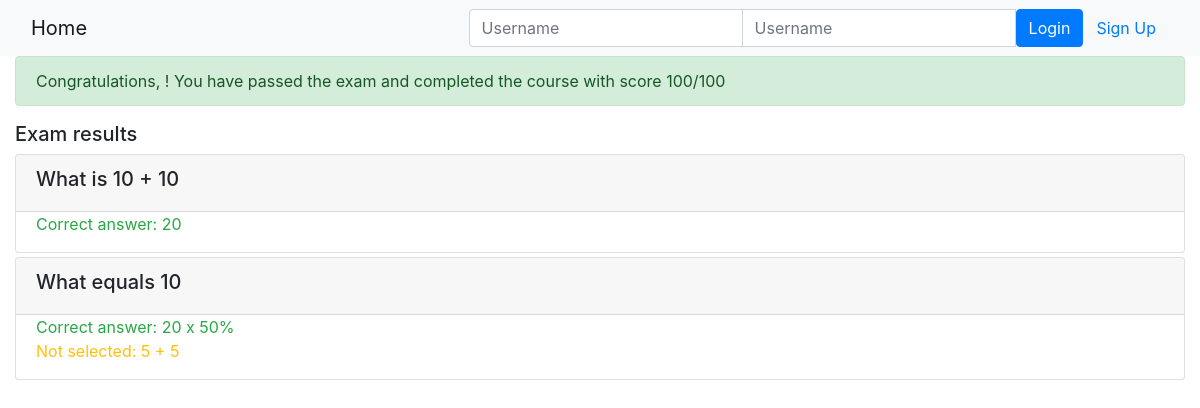
Before: /onlinecourse/course/1/submission/1/result/ with the older database file.
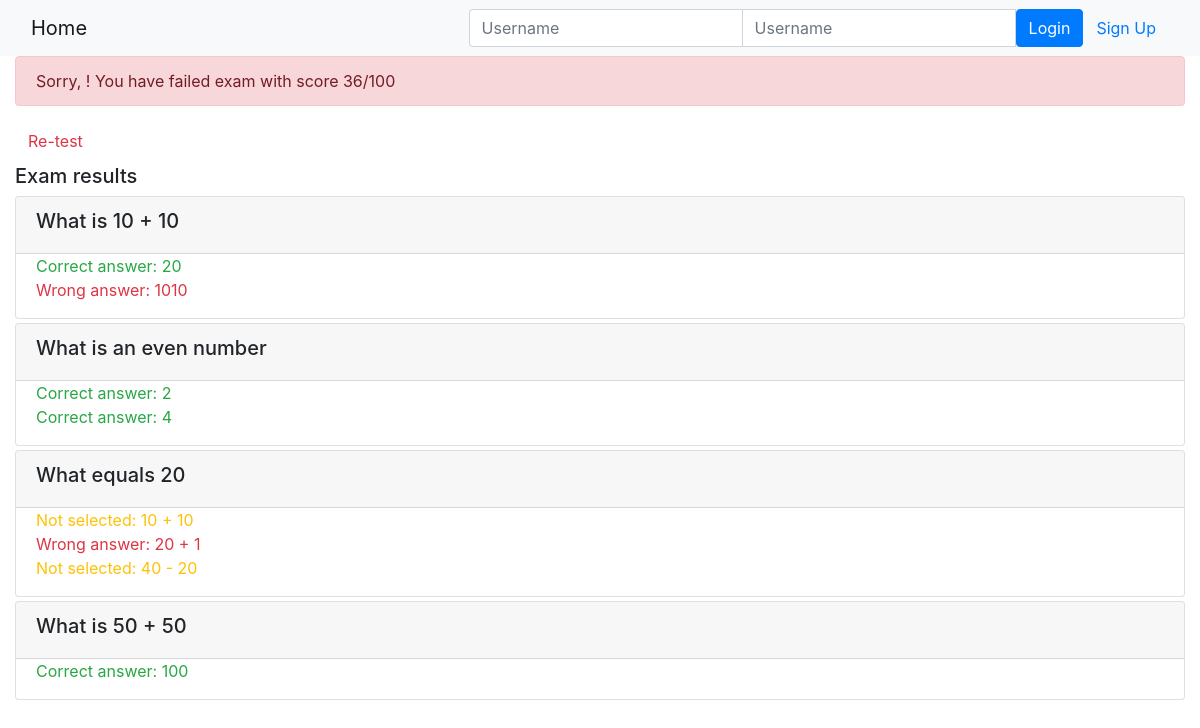
After: the same page with the newer database file.
### onlinecourse/models.py (models this page shows, shortened)
class Question(models.Model):
    question = models.ManyToManyField(Course)
    lesson_id = models.ForeignKey(Lesson, on_delete=models.CASCADE)
    question_text = models.TextField()
    grade = models.IntegerField(default=0)

class Choice(models.Model):
    question = models.ForeignKey(Question, on_delete=models.CASCADE)
    choice_text = models.TextField()
    is_correct = models.BooleanField(default=False)

### onlinecourse/views.py (the view)
# urls.py: path('course/<int:course_id>/submission/<int:submission_id>/result/', views.show_exam_result, name="show_exam_result")
def show_exam_result(request, course_id, submission_id):
    context = {}
    course = get_object_or_404(Course, pk=course_id)
    submission = Submission.objects.get(id=submission_id)
    choices = submission.choices.all()
    total_score = 0
    for choice in choices:
        if choice.is_correct:
            total_score += choice.question.grade
        else:
            total_score -= choice.question.grade
    context['course'] = course
    context['grade'] = total_score
    context['choices'] = choices
    return render(request, 'onlinecourse/exam_result_bootstrap.html', context)

### onlinecourse/templates/onlinecourse/exam_result_bootstrap.html (shortened to what this page needs)
<!DOCTYPE html>
<html lang="en">
<head>
    {% load static %}
    <link rel="stylesheet" href="https://maxcdn.bootstrapcdn.com/bootstrap/4.5.2/css/bootstrap.min.css">
</head>
<body>
 <nav class="navbar navbar-light bg-light">
    <div class="container-fluid">
        <div class="navbar-header">
              <a class="navbar-brand" href="{% url 'onlinecourse:index' %}">Home</a>
        </div>
        <ul class="nav navbar-nav navbar-right">
            {% if user.is_authenticated %}
            <li>
                <a class="btn btn-link" href="#">{{ user.first_name }}({{ user.username }})</a>
                <a class="btn btn-link" href="{% url 'onlinecourse:logout' %}">Logout</a>
            </li>
            {% else %}
            <li>
                <form class="form-inline" action="{% url 'onlinecourse:login' %}" method="post">
                    <div class="input-group">
                        <input type="text" class="form-control" placeholder="Username" name="username" >
                        <input type="password" class="form-control" placeholder="Username" name="psw" >
                        <button class="btn btn-primary" type="submit">Login</button>
                        <a class="btn btn-link" href="{% url 'onlinecourse:registration' %}">Sign Up</a>
                    </div>
                </form>
            </li>
            {% endif %}
        </ul>
    </div>
</nav>
<div class="container-fluid">
    {% if grade > 80 %}
    <div class="alert alert-success">
       Congratulations, {{user.first_name}}! You have passed the exam and
       completed the course with score {{ grade }}/100
    </div>
        {% else %}
        <div class="alert alert-danger">
            Sorry, {{ user.first_name }}! You have failed exam with score {{ grade }}/100
        </div>
        <a class="btn btn-link text-danger" href="{% url 'onlinecourse:course_details' course.id %}">Re-test</a>
        {% endif %}
        <div class="card-columns-vertical mt-1">
        <h5 class="">Exam results</h5>
            {% for question in course.question_set.all %}
            <div class="card mt-1">
                <div class="card-header"><h5>{{ question.question_text}}</h5></div>
                <div class="form-group">
                   {% for choice in question.choice_set.all %}
                    <div class="form-check">
                        {% if choice.is_correct and choice in choices %}
                       <div class="text-success">Correct answer: {{ choice.choice_text }}</div>
                       {% else %}{% if choice.is_correct and not choice in choices %}
                       <div class="text-warning">Not selected: {{ choice.choice_text }}</div>
                       {% else %}{% if not choice.is_correct and choice in choices %}
                       <div class="text-danger">Wrong answer: {{ choice.choice_text }}</div>
                       {% else %}
                       <div>{{ choice.content }}</div>
                       {% endif %}{% endif %}{% endif %}
                   </div>
                   {% endfor %}
                </div>
            </div>
            {% endfor %}
        </div>
    </div>
</body>
</html>

Changed rows visible on the page:
changed Question "What is 10 + 10": gains Choice (choice_text "1010")
changed Question: question_text "What equals 10" → "What is an even number"
changed Choice (number 3 of 8 on the later page): choice_text "20 x 50%" → "2"
changed Choice (number 4 of 8 on the later page): choice_text "5 + 5" → "4"; text "Not selected:" → "Correct answer:"
added Question: question_text "What equals 20"
added Choice: choice_text "10 + 10", shown under "What equals 20"
added Choice: choice_text "20 + 1", shown under "What equals 20"
added Choice: choice_text "40 - 20", shown under "What equals 20"
added Question: question_text "What is 50 + 50"
added Choice: choice_text "100", shown under "What is 50 + 50"
Other visible differences:
{{ grade }}: (not shown) → "36"
{{ grade }}: "100" → (not shown)
text no longer shown: "Congratulations, ! You have passed the exam and completed the course with score"
text now shown: "Sorry, ! You have failed exam with score Re-test"
